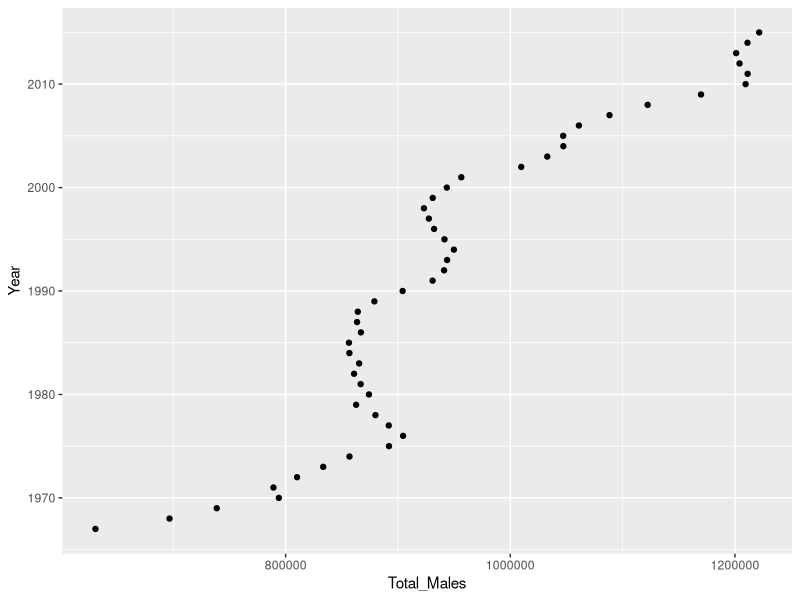
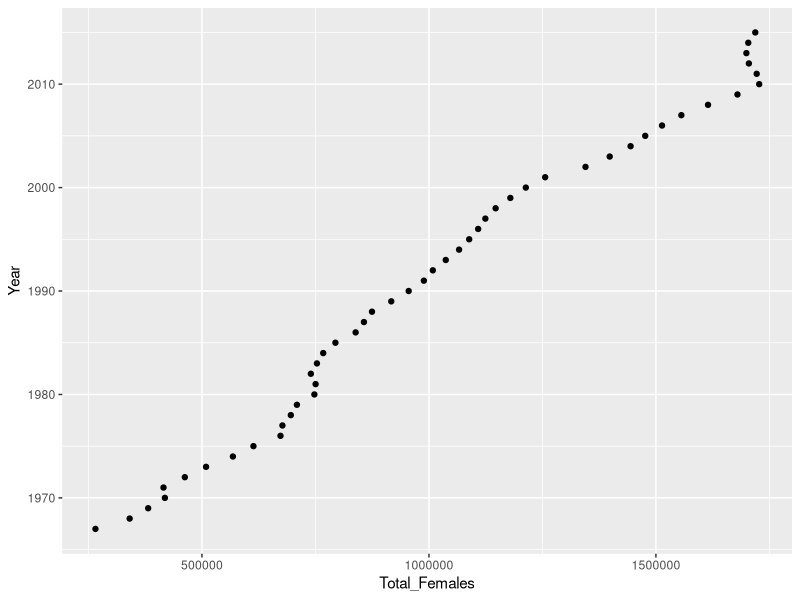
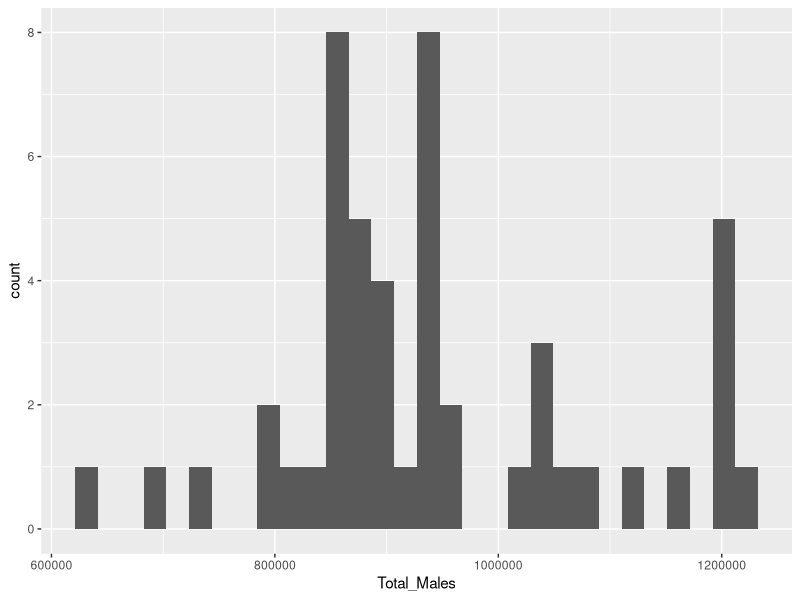
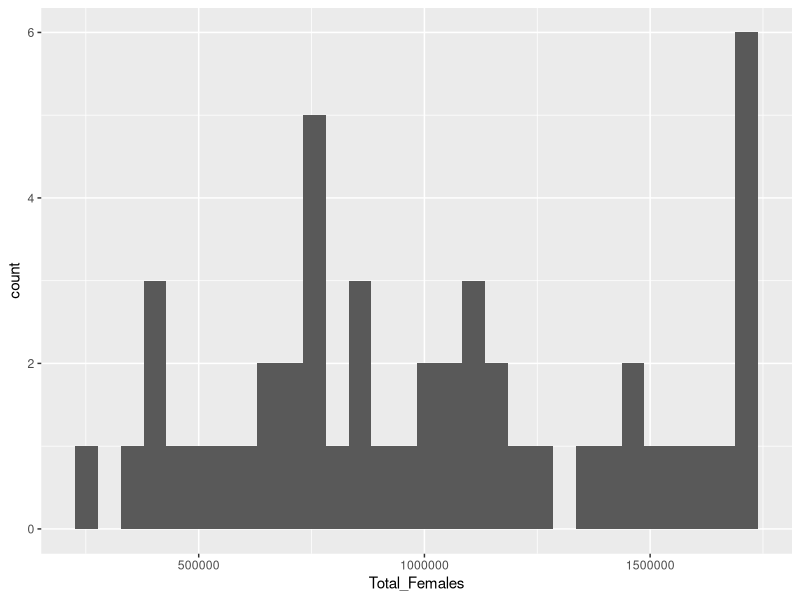

These figures' R source, in order:
## ---- chunk 1
knitr::opts_chunk$set(echo = TRUE)
## ---- chunk 2
library(tidyverse)
grad_enrollment<- read_csv("Grad_enrollment_1967 - 2015.csv")
## ---- chunk 3
# eliminate the for profit and non profit section of private univserities
grad_enrollment1<-grad_enrollment %>% 
  select(-Private_Nonprofit, -`Private_For-Profit`)

grad_enrollment1

# exploratory graphs for male and female totals
explore_graph_male<- ggplot(grad_enrollment1, aes(x = Total_Males, y = Year))+
  geom_point()
explore_graph_male
# male totals appear linear
explore_graph_female<- ggplot(grad_enrollment1, aes(x= Total_Females, y = Year))+
  geom_point()
explore_graph_female
# female totals appear linear
explore_graph_male_hist<- ggplot(grad_enrollment1, aes(x = Total_Males))+
  geom_histogram()
explore_graph_male_hist
# male totals appear normal
explore_graph_female_hist<- ggplot(grad_enrollment1, aes(x = Total_Females))+
  geom_histogram()
explore_graph_female_hist
# female totals DO NOT appear normal



